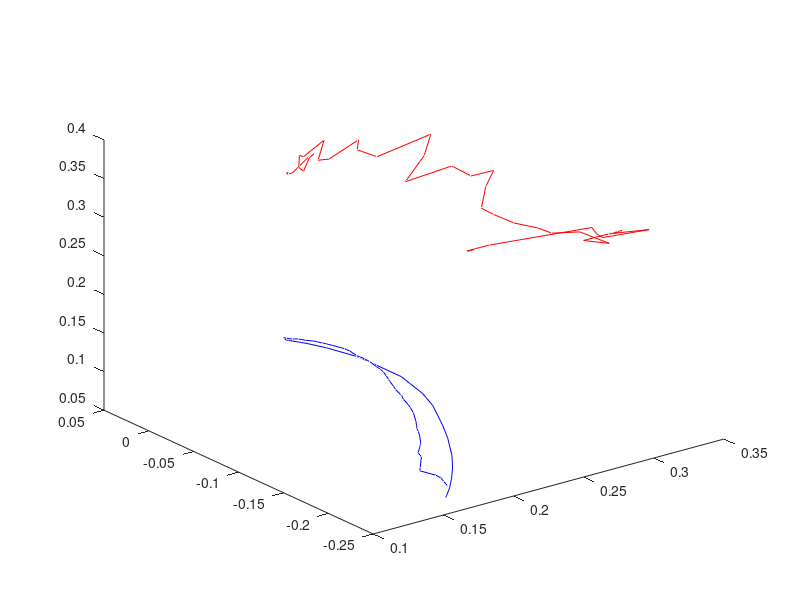

This chart was generated by the following MATLAB code: (Note: this script raises an error after producing the figure.)
function plotPath
load('data/raw_2.mat');

tmp = raw_2';
hand_record = tmp(12:14, :);
ball_record = tmp(1:3, :);
max(ball_record')
min(ball_record')
plot3(ball_record(1,:), ball_record(2,:), ball_record(3,:), 'r-'); 
hold on;
plot3(hand_record(1,:), hand_record(2,:), hand_record(3,:), 'b-');
hold on;


x = ball_record;
x(1,:) = x(1, :) - 1;
y = GMR(x);

hand_regress = y(9:11, :);

plot3(x(1,:), x(2,:), x(3,:), 'ro-'); 
hold on;
plot3(hand_regress(1,:), hand_regress(2,:), hand_regress(3,:), 'g-'); 
grid on;

xlabel('x','fontsize',16); ylabel('y','fontsize',16); zlabel('z', 'fontsize',16);
